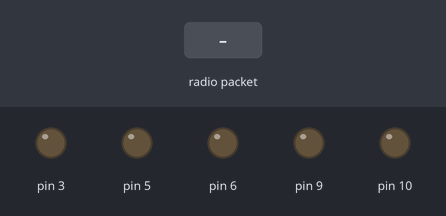
Bench run of a sketch on a simulated Arduino Uno, built with avr-gcc and run on an emulated ATmega328P. Parts: output pins drawn as LEDs (lit = HIGH). Inputs (shaded band) come from the test bench. No radio packets arrive unless stated; what the sketch prints to the serial monitor is not drawn.

Above: at 1.2 s.
1.3 s: radio packet "1" arrives
At 1.6 s:
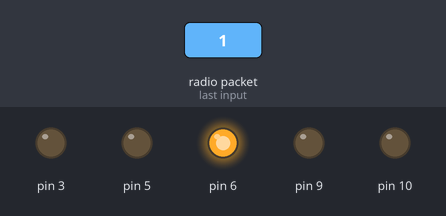
2.8 s: radio packet "2" arrives
At 4.0 s:
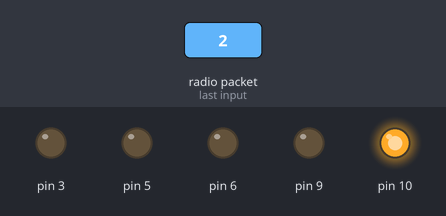
4.3 s: radio packet "5" arrives
At 5.1 s:
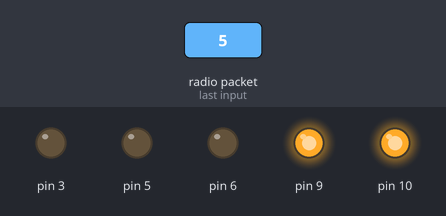
5.8 s: radio packet "90" arrives
At 6.3 s:
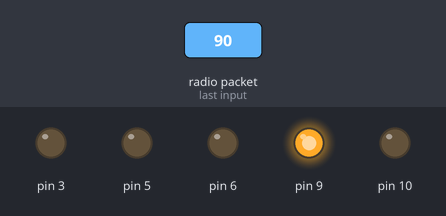
7.3 s: radio packet "200" arrives
At 8.6 s:
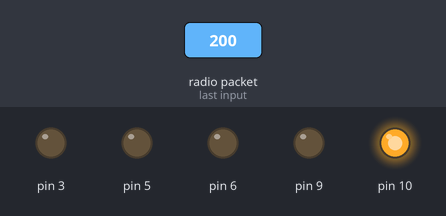
Timing chart, 0 to 9.8 s (numbered marks = the images above; inputs shaded):
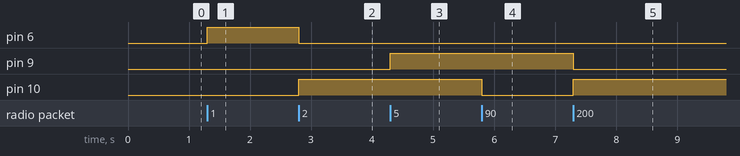

The sketch:

Robot_Climbs_V1.0.ino
```cpp
  // Arduino code is available to download - link below the video.

//Connect the Receiver data pin to Arduino pin 8

#include <VirtualWire.h>
int left=0;
int right=0;
int stat=0;
int M_Speed=255;
int trig=0;
int thrust=35;
byte message[VW_MAX_MESSAGE_LEN]; // a buffer to store the incoming messages
byte messageLength = VW_MAX_MESSAGE_LEN; // the size of the message

void setup() {
 Serial.begin(9600);
 Serial.println("Device is ready");
// Initialize the IO and ISR
 vw_setup(2000); // Bits per sec
 vw_rx_start(); // Start the receiver
 pinMode(3,1);
 pinMode(5,1);
 pinMode(6,1);
 pinMode(10,1);
 pinMode(9,1);
}

void loop() {
  //Serial.write(thrust);
  if (vw_get_message(message, &messageLength)) {  // Non-blocking

     Serial.write(message[0]);
     Serial.write(message[1]);
    Serial.println("");
    //Serial.println("__________");
 left=message[0]-48;
 right =message[1]-48;
if(left>=3){
  left=left-3;
  trig=1;
}
else{
  trig=0;
}
 stat=trig*100+right*10+left;
//Serial.println(stat);

if(trig==1){
  digitalWrite(9,1);
}
else{
  digitalWrite(9,0);
}
 if (right==1)
 {
  analogWrite(3,M_Speed);
  analogWrite(5, 0);
 }
 else if (right==2)
 {
  digitalWrite(5, M_Speed);
    analogWrite(3, 0);

 }
 else
 {
  analogWrite(3,0);
  analogWrite(5,0);
 }


 if (left==2)
 {
  analogWrite(10, M_Speed);
    analogWrite(6,0);

 }
 else if (left==1)
 {
  analogWrite(6, M_Speed);
  analogWrite(10,0);
 }
 else
 {
  analogWrite(6,0);
  analogWrite(10,0);
 }
right =0;
left=0;
}/*
else{
 digitalWrite(3,0);
 digitalWrite(5,0);
 digitalWrite(6,0);
 digitalWrite(10,0);
}*/
/*
digitalWrite(3,0);
digitalWrite(5,0);
digitalWrite(6,0);
digitalWrite(10,0);
*/
}
```

Measured:
- after the input at 1.3 s, pin 6: LOW → HIGH at once
- after the input at 2.8 s, pin 6: HIGH → LOW at once; pin 10: LOW → HIGH at once
- after the input at 4.3 s, pin 9: LOW → HIGH at once
- after the input at 5.8 s, pin 10: HIGH → LOW at once
- after the input at 7.3 s, pin 9: HIGH → LOW at once; pin 10: LOW → HIGH at once
